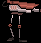

This is a level from a 2D game, rendered from its Tiled map with the project's own tilesets. A one-line summary and the complete map file follow:
An orthogonal 1x1 tile map with 41x43 px tiles, 1 tile layer (Tile Layer 1).

<map version="1.10" tiledversion="1.10.2" orientation="orthogonal" renderorder="right-down" width="1" height="1" tilewidth="41" tileheight="43" infinite="0" nextlayerid="2" nextobjectid="1">
 <tileset firstgid="1" source="camera.tsx" />
 <layer id="1" name="Tile Layer 1" width="1" height="1">
  <data encoding="csv">
1
</data>
 </layer>
</map>
